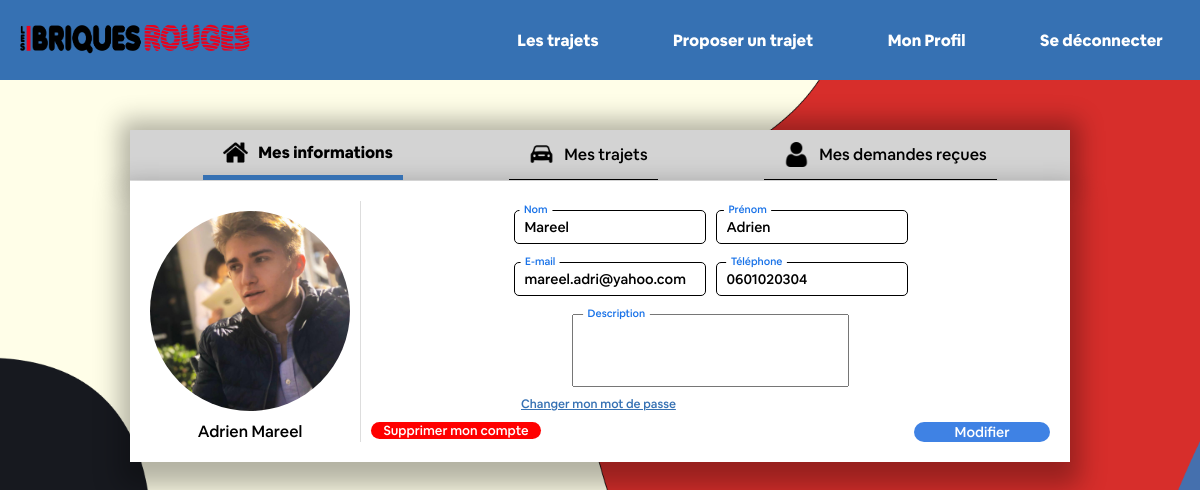
The page /html/profil.php (signed in) on the database its author committed.
### tables this page shows
CREATE TABLE `compte` (
  `IdCompte` int(10) NOT NULL,
  `Nom` varchar(40) DEFAULT NULL,
  `Prenom` varchar(40) DEFAULT NULL,
  `Email` varchar(50) DEFAULT NULL,
  `telephone` int(10) DEFAULT NULL,
  `motDePasse` varchar(255) DEFAULT NULL,
  `isAdmin` tinyint(1) NOT NULL DEFAULT 0,
  `PhotoProfil` mediumblob DEFAULT NULL,
  `Description` varchar(255) DEFAULT NULL,
  `isVerif` tinyint(1) NOT NULL DEFAULT 0,
  `DateCreation` timestamp NOT NULL DEFAULT current_timestamp(),
  `lien_verif_mail` varchar(255) NOT NULL,
  `date_verif_mail` timestamp NULL DEFAULT NULL,
  `token_reset_password` varchar(255) NOT NULL,
  `expiration_reset_password` varchar(250) NOT NULL
);

### html/Profil.php (the view, shortened to what this page needs)
<!DOCTYPE html>
<html lang="fr">
<head>
    <link rel="stylesheet" type="text/css" href="../css/nav.css">
    <link rel="stylesheet" type="text/css" href="../css/register.css">
    <link href="../css/profile.css" rel="stylesheet">
    <link rel="stylesheet" type="text/css" href="../css/alert.css">
    <link href="https://cdnjs.cloudflare.com/ajax/libs/font-awesome/5.15.3/css/all.min.css" rel="stylesheet"/>
    <link href="https://cdnjs.cloudflare.com/ajax/libs/font-awesome/5.15.3/css/solid.min.css" rel="stylesheet"/>
    <link href="https://cdnjs.cloudflare.com/ajax/libs/font-awesome/5.15.3/css/svg-with-js.min.css" rel="stylesheet"/>
</head>
<body>
    <?php
    include 'Connexion.php';
            ?>
            <?php
    if (isset($_POST["CompteId"]) && (isset($_SESSION['login']) && $_SESSION['login'] != '') && $_SESSION["role"] == 1) {
        $ismyaccount = 0;
        $idCompte = $_POST["CompteId"];
        $sql = "SELECT * FROM compte WHERE IdCompte='" . $idCompte . "'";
    } else {
        $mail = $_SESSION["mail"];
        $sql = "SELECT * FROM compte WHERE Email='" . $mail . "'";
    }
    $result = $conn->query($sql);
    if ($result->num_rows > 0) {
        $row = $result->fetch_assoc();
        $nom = $row["Nom"];
        $mail = $row["Email"];
        $prenom = $row["Prenom"];
        $phone = "0" . $row["telephone"];
        $pp = $row["PhotoProfil"];
}
?>
<ul class="menu" id="menu">
    <li class="menu-link active"><img class="icon" src="../images/icon/25694.png">Mes informations</li>
    <li class="menu-link"><img class="icon" src="../images/icon/car-front.png">Mes trajets</li>
    <li class="menu-link"><img class="icon" src="../images/icon/1077114 1.png">Mes demandes reçues</li>
</ul>
<div class="infos" id="infos">
    <div class="infos-main">
        <div class="PhotoDeProfil">
            <img class="profile-picture BigPP" src="..\images\PhotoProfil\<?php if ($pp != NULL) {
                echo $pp;
                } else {
                    echo "defaultpp.jpg";
                } ?>" alt="Ta PP" width="200px" height="200px">
            </div>
            <span><?php echo $prenom." ".$nom; ?></span>
        </div>
        <form action="editProfilAction.php" method="post" class="infos-secondary" autocomplete="off">
            <div class="input-group">
                <div class="form-item">
                    <label class="upper">Nom</label>
                    <input class="inputUpper" name="nom" type="text" value="<?php echo $nom;?>" >
                </div>
                <div class="form-item">
                    <label class="upper">Prénom</label>
                    <input class="inputUpper" name="prenom" type="text" value="<?php echo $prenom;?>" >
                </div>
            </div>
            <div class="input-group">
                <div class="form-item">
                    <label class="upper">E-mail</label>
                    <input class="inputUpper" name="email" type="text" value="<?php echo $mail;?>" >
                </div>
                <div class="form-item">
                    <label class="upper">Téléphone</label>
                    <input class="inputUpper" name="phone"type="text" value="<?php echo $phone;?>" >
                </div>
            </div>
            <div class="input-group">
                <div class="form-item">
                    <label class="upper">Description</label>
                    <textarea name="description" cols="30" rows="3"></textarea>
                </div>
            </div>
            <a class="mdpChange" href="EditPassword.php" style="margin-bottom:10px;">Changer mon mot de passe</a>
            <div class="submitForm">
                <input class="modifyData" type="submit" value="Modifier" style="width: 20%; padding: 0px; float: right;">
                <p class="deleteAccount" href="deletionAction.php" onclick="if(confirm('Voulez-vous vraiment supprimer votre compte? Cette action est irréversible')){window.location.href = 'deletionAction.php';}">Supprimer mon compte</p>
            </div>
        </form>
    </div>
</body>
</html>

### css/nav.css (style rules this page uses)
body { margin: 0px; padding: 0px; box-sizing: border-box; }

### css/register.css (style rules this page uses)
body { margin: 0; background-image: url("../images/bg9.png"); background-size: 100%; background-attachment: fixed; box-sizing: inherit; }
body { font-family: "Cereal"; font-style: bold; }
input { outline: none; border: 1px solid #ccc; border-radius: 5px; padding: 6px 10px; height: 20px; font-size: 14px; font-family: 'Cereal' !important; }
.input-group { display: flex; }
p { margin: 0; }
label { position: absolute; transform: translateY(7px) translateX(10px); padding: 0 6px; color: #5f6368; font-size: 14px; pointer-events: none; }
.upper { transition: all 0.1s ease-in-out; transform: translateY(-10px) scale(0.75); background-color: white; color: #1A73E8; }
.inputUpper { border-color: #1A73E8; }

### css/profile.css (style rules this page uses)
body { font-family: Cereal; background-image: url(../images/bg.png); background-size: cover; }
.menu { padding: 0 20px; display: flex; width: 900px; justify-content: space-around; align-items: center; margin: auto; margin-top: 50px; background-color: lightgrey; border-bottom: 1px solid #eee; box-sizing: padding-box; height: 50px; -webkit-box-shadow: 0px 0px 25px 10px rgba(0,0,0,0.3); box-shadow: 0px 0px 25px 10px rgba(0,0,0,0.3); z-index: 10; }
.menu-link { display: flex; list-style: none; border-bottom: solid 1px; padding: 10px; align-items: center; justify-content: space-around; cursor: pointer; box-sizing: border-box; height: 50px; }
.icon { width: 25px; height: 25px; margin: 0 10px; }
.active { border-bottom: solid 5px #3671b3; font-weight: bold; }
.infos,.trajets,.propositions { width: 900px; margin: auto; padding: 20px 20px; display: flex; background: white; -webkit-box-shadow: 0px 14px 25px 10px rgba(0,0,0,0.3); box-shadow: 0px 14px 25px 10px rgba(0,0,0,0.3); }
.infos-main { display: flex; flex-direction: column; width: 250px; align-items: center; padding-right: 10px; border-right: 1px solid #ddd; box-sizing: border-box; padding: 10px 10px 0 0; }
.infos-secondary { width: 100%; padding-left: 10px; display: flex; flex-direction: column; }
.input-group { margin: auto; }
.upper { background: white; }
.PhotoDeProfil { width: 200px; height: 200px; position: relative; }
.infos-main span { margin: 10px 0 0 0; }
textarea { font-family: cereal; padding: 10px; resize: none; outline: none; }
.mdpChange { margin-left: 150px; font-size: 12px; color: #3671B3; width: 165px; }
.modifyData { border : none; background: #3f82e4; color: white; border-radius: 250px; padding: 10px 0; }
.BigPP { object-fit: cover; opacity: 1; transition: opacity .2s ease-in-out; border-radius: 50%; }
.inputUpper { border : black 1px solid; }
.form-item { display: flex; flex-direction: column; margin: 5px; }
.deleteAccount { background-color: red; color: white; border-radius: 500px; padding: 0 10px; width: 150px; text-align: center; font-size: 13px; cursor: pointer; }

### rows shown on the page
compte: PhotoProfil (picture), Prenom "Adrien", Nom "Mareel", nom "Mareel", prenom "Adrien", email "mareel.adri@yahoo.com", phone "0601020304"
